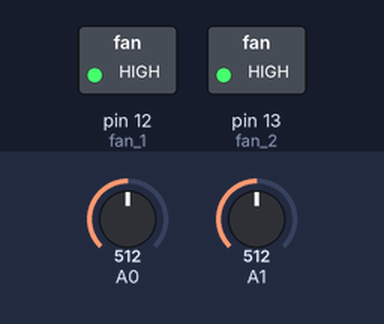
A sketch run on a simulated Arduino Uno, built with avr-gcc and run on an emulated ATmega328P. Shown: switched loads named in the sketch (green lamp = pin HIGH). The inputs (shaded band) are chosen by the test bench; at power-on: A0 = 512, A1 = 512. What the sketch prints to the serial monitor is not drawn.

Above: at 0.1 s.
Timing chart, 0 to 1.6 s (numbered marks = the images above):
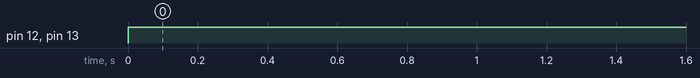

Measured:
- by itself, pin 12 (fan_1), pin 13 (fan_2): LOW → HIGH at 0.00 s

The sketch:

chamber_temp.ino
```cpp
const int fan_1 = 12;
const int fan_2 = 13;

void setup() {

pinMode(fan_1, OUTPUT);
pinMode(fan_2, OUTPUT);
Serial.begin(9600);

}

void loop() {

int sensor1 = analogRead(A0);
int sensor2 = analogRead(A1);

float voltage1 = sensor1 * (5.0 / 1023.0);
float voltage2 = sensor2 * (5.0 / 1023.0);

Serial.println(voltage1);
Serial.println(voltage2);

if (voltage1 > 0.50 && voltage2 > 0.50)
{
  digitalWrite(fan_1, HIGH);
  digitalWrite(fan_2, HIGH);
}

else if (voltage1 < 0.50 && voltage2 < 0.50) {
  digitalWrite(fan_1, LOW);
  digitalWrite(fan_2, LOW);
}

}


//void loop() {
//  // put your main code here, to run repeatedly:
//int temp1= analogRead(A0);
//float output_1 = temp1 * (2.0/1023);
//temperature1 = output_1*
//int temp2= analogRead(A1);
//float output_2 = temp2 * (2.0/1023);
//
////float output_1 = map(temp1, 0.2, 20.0, 20.0, 80.0);
////float output_2 = map(temp2, 0.2, 20.0, 20.0, 80.0);
//
//if(output_1>0.09 and output_2>0.09) {
//  digitalWrite(fan_1, output_1);
//  digitalWrite(fan_2, output_2);
//}
//
//else if(output_1<0.09 and output_2<0.09) {
//  digitalWrite(fan_1, LOW);
//  digitalWrite(fan_2, LOW);
//}
//
//delay(100);
//
//}
```
